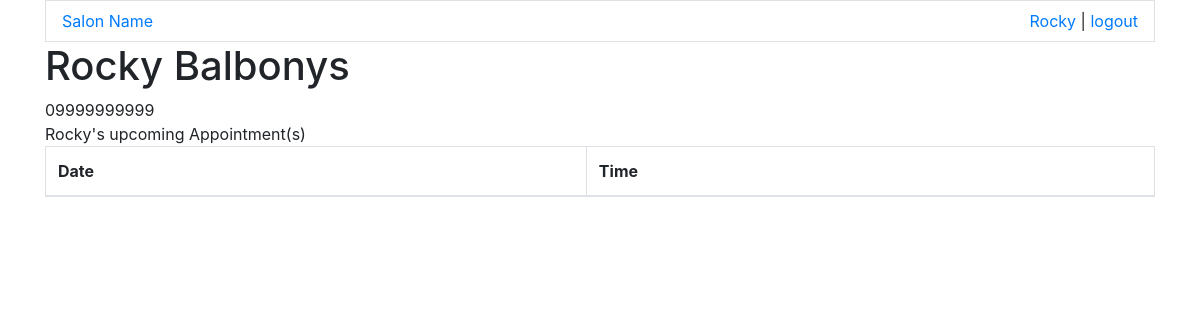
Page /client/user_profile.php (signed in) on the earlier database version.
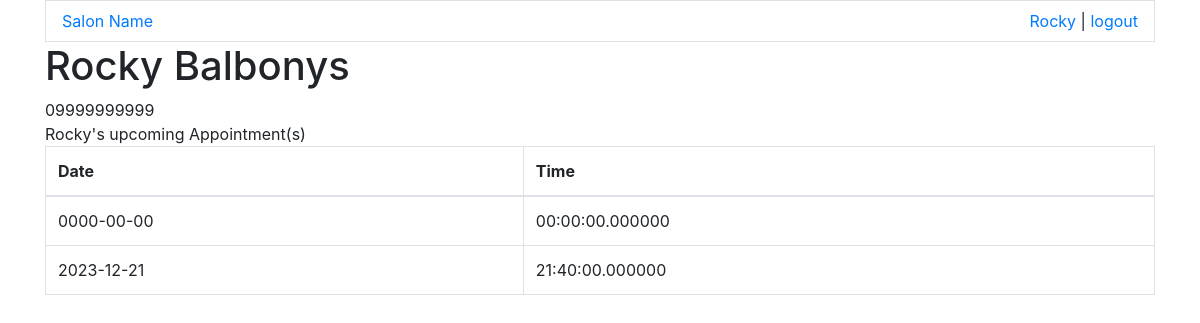
Same page on the later database version.
### tables this page shows
CREATE TABLE `tbl_bookings` (
  `booking_id` int NOT NULL,
  `booking_user` int NOT NULL,
  `booking_date` date NOT NULL,
  `booking_time` time(6) NOT NULL,
  `booking_status` varchar(10) NOT NULL DEFAULT '1'
);

### client/user_profile.php (the view, shortened to what this page needs)
<?php
    include "connection.php";
?>
<!DOCTYPE html>
<html lang="en">
<head>
    <link href="https://stackpath.bootstrapcdn.com/bootstrap/4.5.2/css/bootstrap.min.css" rel="stylesheet">
</head>
<body>
        <div class="container">
            <nav class="navbar border">
                <div><a href="landingpage.php">Salon Name</a></div>
                <div><a href="user_profile.php"><?php echo $_SESSION["user_firstname"]; ?></a><span> | </span><a href="logout.php">logout</a></div>
            </nav>
              <div>
                 <?php
                $user_id = $_SESSION["user_id"];
                $user_firstname = $_SESSION["user_firstname"];
                $user_lastname = $_SESSION["user_lastname"];
                $user_phonenumber = $_SESSION["user_phonenumber"];
                echo "<div class='h1'>" . $user_firstname . ' ' . "$user_lastname </div>";
                echo "<div class='label'> $user_phonenumber </div>";
                 echo $_SESSION["user_firstname"]. "'s upcoming Appointment(s)";
                 $selectAllAppointments = "SELECT * FROM tbl_bookings
                 JOIN tbl_users
                 ON tbl_bookings.booking_user = tbl_users.user_id
                 WHERE $user_id = tbl_bookings.booking_user
                 ORDER BY booking_date ASC, booking_time ASC;";
                 $query = mysqli_query($conn, $selectAllAppointments);
                 if (mysqli_query($conn, $selectAllAppointments)) {
                    echo '<table class="table table-bordered">
                                <thead>
                                    <tr>
                                        <th>Date</th>
                                        <th>Time</th>
                                    </tr>
                                </thead>
                                <tbody>';
                        while ($row = mysqli_fetch_array($query)) {
                            echo '<tr>';
                            echo '<td>' . $row["booking_date"] . '</td>';
                            echo '<td>' . $row["booking_time"] . '</td>';
                            echo '</tr>';
                        }
                        echo '</tbody>
                            </table>';
                 }
                 ?>
              </div>
        </div>
</body>
</html>

Differences in the rows shown:
added tbl_bookings: booking_date "0000-00-00", booking_time "00:00:00.000000"
added tbl_bookings: booking_date "2023-12-21", booking_time "21:40:00.000000"
